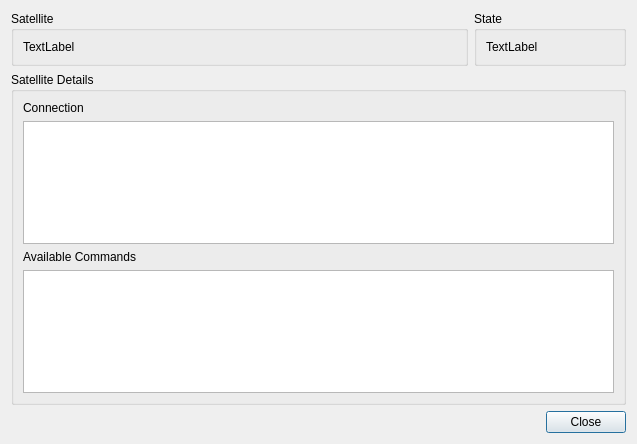
<?xml version="1.0" encoding="UTF-8"?>
<ui version="4.0">
 <class>QConnectionDialog</class>
 <widget class="QDialog" name="QConnectionDialog">
  <property name="geometry">
   <rect>
    <x>0</x>
    <y>0</y>
    <width>637</width>
    <height>444</height>
   </rect>
  </property>
  <property name="windowTitle">
   <string>Dialog</string>
  </property>
  <layout class="QGridLayout" name="gridLayout">
   <item row="0" column="0">
    <widget class="QGroupBox" name="header">
     <property name="sizePolicy">
      <sizepolicy hsizetype="Preferred" vsizetype="Preferred">
       <horstretch>3</horstretch>
       <verstretch>0</verstretch>
      </sizepolicy>
     </property>
     <property name="title">
      <string>Satellite</string>
     </property>
     <layout class="QHBoxLayout" name="horizontalLayout">
      <item>
       <widget class="QLabel" name="satelliteName">
        <property name="text">
         <string>TextLabel</string>
        </property>
       </widget>
      </item>
     </layout>
    </widget>
   </item>
   <item row="0" column="1">
    <widget class="QGroupBox" name="groupBox">
     <property name="sizePolicy">
      <sizepolicy hsizetype="Preferred" vsizetype="Preferred">
       <horstretch>1</horstretch>
       <verstretch>0</verstretch>
      </sizepolicy>
     </property>
     <property name="title">
      <string>State</string>
     </property>
     <layout class="QVBoxLayout" name="verticalLayout">
      <item>
       <widget class="QLabel" name="satelliteState">
        <property name="text">
         <string>TextLabel</string>
        </property>
       </widget>
      </item>
     </layout>
    </widget>
   </item>
   <item row="1" column="0" colspan="2">
    <widget class="QGroupBox" name="connection">
     <property name="title">
      <string>Satellite Details</string>
     </property>
     <layout class="QVBoxLayout" name="verticalLayout_2">
      <item>
       <widget class="QLabel" name="connectionLabel">
        <property name="text">
         <string>Connection</string>
        </property>
       </widget>
      </item>
      <item>
       <widget class="QTableWidget" name="connectionTable">
        <property name="alternatingRowColors">
         <bool>true</bool>
        </property>
        <attribute name="horizontalHeaderDefaultSectionSize">
         <number>200</number>
        </attribute>
        <attribute name="horizontalHeaderStretchLastSection">
         <bool>true</bool>
        </attribute>
        <attribute name="verticalHeaderDefaultSectionSize">
         <number>30</number>
        </attribute>
       </widget>
      </item>
      <item>
       <widget class="QLabel" name="commandLabel">
        <property name="text">
         <string>Available Commands</string>
        </property>
       </widget>
      </item>
      <item>
       <widget class="QTableWidget" name="commandTable">
        <property name="alternatingRowColors">
           <bool>true</bool>
       </property>
       <attribute name="horizontalHeaderDefaultSectionSize">
           <number>200</number>
       </attribute>
       <attribute name="horizontalHeaderStretchLastSection">
           <bool>true</bool>
       </attribute>
       <attribute name="verticalHeaderDefaultSectionSize">
           <number>30</number>
       </attribute>
   </widget>
      </item>
     </layout>
    </widget>
   </item>
   <item row="2" column="0" colspan="2">
    <widget class="QDialogButtonBox" name="buttonBox">
     <property name="orientation">
      <enum>Qt::Horizontal</enum>
     </property>
     <property name="standardButtons">
      <set>QDialogButtonBox::Close</set>
     </property>
    </widget>
   </item>
  </layout>
 </widget>
 <resources/>
 <connections>
  <connection>
   <sender>buttonBox</sender>
   <signal>accepted()</signal>
   <receiver>QConnectionDialog</receiver>
   <slot>accept()</slot>
   <hints>
    <hint type="sourcelabel">
     <x>248</x>
     <y>254</y>
    </hint>
    <hint type="destinationlabel">
     <x>157</x>
     <y>274</y>
    </hint>
   </hints>
  </connection>
  <connection>
   <sender>buttonBox</sender>
   <signal>rejected()</signal>
   <receiver>QConnectionDialog</receiver>
   <slot>reject()</slot>
   <hints>
    <hint type="sourcelabel">
     <x>316</x>
     <y>260</y>
    </hint>
    <hint type="destinationlabel">
     <x>286</x>
     <y>274</y>
    </hint>
   </hints>
  </connection>
 </connections>
</ui>
